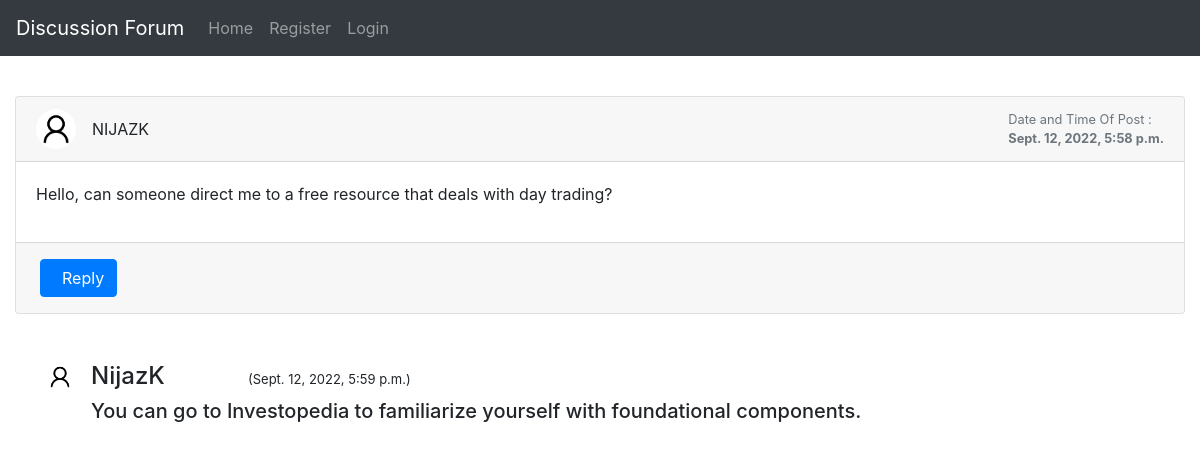
The page /discussion/1/ on the database its author committed.
### Blog/models.py (models this page shows)
class Post(models.Model):
    user1 = models.ForeignKey(User, on_delete=models.CASCADE, default=1)
    post_id = models.AutoField
    post_content = models.CharField(max_length=5000)
    timestamp= models.DateTimeField(default=now)
    image = models.ImageField(upload_to="images",default="")

class Reply(models.Model):
    user = models.ForeignKey(User, on_delete=models.CASCADE, default=1)
    reply_id = models.AutoField
    reply_content = models.CharField(max_length=5000)
    post = models.ForeignKey(Post, on_delete=models.CASCADE, default='')
    timestamp= models.DateTimeField(default=now)
    image = models.ImageField(upload_to="images",default="")

### Blog/views.py (the view, shortened to what this page needs)
# urls.py: path("discussion/<int:myid>/", views.discussion, name="Discussions"),
def discussion(request, myid):
    post = Post.objects.filter(id=myid).first()
    replies = Reply.objects.filter(post=post)
    return render(request, "discussion.html", {'post':post, 'replies':replies})

### Blog/templates/discussion.html (shortened to what this page needs)
{% extends 'basic.html' %}
{% block body %}
<br>
<div class="container-fluid mt-5">
    <div class="row">
        <div class="col-md-12">
            <div class="card mb-4">
                <div class="card-header">
                    <div class="media flex-wrap w-100 align-items-center"> <img src="/media/{{post.image}}"
                            class="d-block ui-w-40 rounded-circle" alt="" width="40px" height="40px">
                        <div class="media-body ml-3" style="text-transform: uppercase;"> <a data-abc="true">{{post.user1}}</a>
                        </div>
                        <div class="text-muted small ml-3">
                            <div>Date and Time Of Post :</div>
                            <div><strong>{{post.timestamp}}</strong></div>
                        </div>
                    </div>
                </div>
                <div class="card-body">
                    <p>{{post.post_content}}</p>
                </div>
                <div class="card-footer d-flex flex-wrap justify-content-between align-items-center px-0 pt-0 pb-3">
                    <div class="px-4 pt-3"> <button type="button" class="btn btn-primary" data-target="#reply" data-toggle="modal">&nbsp; Reply</button> </div>
                </div>
            </div>
        </div>
    </div>
</div>
{% for reply in replies %}
<br>
<div class="container">
<div class="media">
    <img class="mr-3 rounded-circle" src="/media/{{reply.image}}" alt="." width="30px" height="30px">
    <div class="media-body">
      <h4 class="mt-0">{{reply.user}}	&nbsp;	&nbsp;	&nbsp;	&nbsp;	&nbsp;	&nbsp;  <span><small style="font-size: 13px;">({{reply.timestamp}})</small></span></h4>
      <h5>{{reply.reply_content}}</h5>
    </div>
  </div>
</div>
{% endfor %}
{% endblock %}

### Blog/templates/basic.html (shortened to what this page needs)
<!doctype html>
<html lang="en">
  <head>
    <link rel="stylesheet" href="https://stackpath.bootstrapcdn.com/bootstrap/4.2.1/css/bootstrap.min.css">
  </head>
  <body>
    <nav class="navbar navbar-expand-lg navbar-dark bg-dark fixed-top">
  <a class="navbar-brand" href="/">Discussion Forum</a>
  <div class="collapse navbar-collapse" id="navbarSupportedContent">
    <ul class="navbar-nav mr-auto">
      <li class="nav-item {% block homeactive %} {% endblock homeactive %} ">
        <a class="nav-link" href="/">Home </a>
      </li>
      {% if user.is_authenticated %}
<ul class="navbar-nav mr-2">
<li class="nav-item dropdown">
<a class="nav-link dropdown-toggle" href='#' id="navbarDropdown" role="button" data-toggle="dropdown"> Welcome {{request.user}}</a>
<div class="dropdown-menu" aria-labelledby="navbarDropdown">
          <a class="dropdown-item" href="/logout">Logout</a>
      <li class="nav-item {% block profileactive %} {% endblock profileactive %}">
        <a class="nav-link" href="/myprofile">Profile</a>
      </li>
        </div>
      </li>
{% else %}
      <li class="nav-item {% block registeractive %} {% endblock registeractive %}">
        <a class="nav-link" href="/register">Register</a>
      </li>
      <li class="nav-item {% block loginactive %} {% endblock loginactive %}">
        <a class="nav-link" href="/login">Login</a>
      </li>
      {% endif %}
    </ul>
  </div>
</nav>
<br>
</body>
{% block body %} {% endblock %}
</html>

### rows shown on the page
Post: image (placeholder picture), user1 "NIJAZK", timestamp "Sept. 12, 2022, 5:58 p.m.", post_content "Hello, can someone direct me to a free resource that deals with day trading?"
Reply: image (placeholder picture), user "NijazK", timestamp "Sept. 12, 2022, 5:59 p.m.", reply_content "You can go to Investopedia to familiarize yourself with foundational components."
